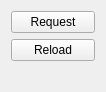
<?xml version="1.0" encoding="UTF-8"?>
<ui version="4.0">
 <class>ProjectDBModelPropertiesWidget</class>
 <widget class="QWidget" name="ProjectDBModelPropertiesWidget">
  <property name="geometry">
   <rect>
    <x>0</x>
    <y>0</y>
    <width>106</width>
    <height>92</height>
   </rect>
  </property>
  <property name="windowTitle">
   <string>Properties cross references</string>
  </property>
  <layout class="QVBoxLayout" name="verticalLayout">
   <item>
    <widget class="QPushButton" name="m_edit_query_pb">
     <property name="text">
      <string>Request</string>
     </property>
     <property name="icon">
      <iconset resource="../../../../qelectrotech.qrc">
       <normaloff>:/ico/16x16/edit-rename.png</normaloff>:/ico/16x16/edit-rename.png</iconset>
     </property>
    </widget>
   </item>
   <item>
    <widget class="QPushButton" name="m_refresh_pb">
     <property name="text">
      <string>Reload</string>
     </property>
     <property name="icon">
      <iconset resource="../../../../qelectrotech.qrc">
       <normaloff>:/ico/16x16/view-refresh.png</normaloff>:/ico/16x16/view-refresh.png</iconset>
     </property>
    </widget>
   </item>
   <item>
    <spacer name="verticalSpacer">
     <property name="orientation">
      <enum>Qt::Vertical</enum>
     </property>
     <property name="sizeHint" stdset="0">
      <size>
       <width>20</width>
       <height>40</height>
      </size>
     </property>
    </spacer>
   </item>
  </layout>
 </widget>
 <resources>
  <include location="../../../../qelectrotech.qrc"/>
 </resources>
 <connections/>
</ui>
